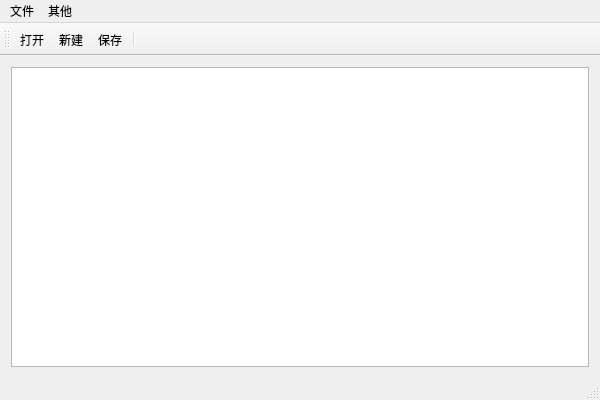
<?xml version="1.0" encoding="UTF-8"?>
<ui version="4.0">
 <class>Test10_2AClass</class>
 <widget class="QMainWindow" name="Test10_2AClass">
  <property name="geometry">
   <rect>
    <x>0</x>
    <y>0</y>
    <width>600</width>
    <height>400</height>
   </rect>
  </property>
  <property name="windowTitle">
   <string>Test10_2A</string>
  </property>
  <widget class="QWidget" name="centralWidget">
   <layout class="QVBoxLayout" name="verticalLayout">
    <item>
     <widget class="QTextEdit" name="mTextEdit"/>
    </item>
   </layout>
  </widget>
  <widget class="QMenuBar" name="menuBar">
   <property name="geometry">
    <rect>
     <x>0</x>
     <y>0</y>
     <width>600</width>
     <height>23</height>
    </rect>
   </property>
   <widget class="QMenu" name="menu">
    <property name="title">
     <string>文件</string>
    </property>
    <widget class="QMenu" name="menu_2">
     <property name="title">
      <string>其他</string>
     </property>
     <addaction name="actionSetting"/>
     <addaction name="actionHelp"/>
    </widget>
    <addaction name="actionOpen"/>
    <addaction name="actionNew"/>
    <addaction name="actionSave"/>
    <addaction name="separator"/>
    <addaction name="menu_2"/>
   </widget>
   <widget class="QMenu" name="menu_3">
    <property name="title">
     <string>其他</string>
    </property>
    <addaction name="actionSetting"/>
    <addaction name="actionHelp"/>
   </widget>
   <addaction name="menu"/>
   <addaction name="menu_3"/>
  </widget>
  <widget class="QToolBar" name="mainToolBar">
   <attribute name="toolBarArea">
    <enum>TopToolBarArea</enum>
   </attribute>
   <attribute name="toolBarBreak">
    <bool>false</bool>
   </attribute>
   <addaction name="actionOpen"/>
   <addaction name="actionNew"/>
   <addaction name="actionSave"/>
   <addaction name="separator"/>
  </widget>
  <widget class="QStatusBar" name="statusBar"/>
  <action name="actionOpen">
   <property name="icon">
    <iconset resource="Test10_2A.qrc">
     <normaloff>:/Test10_2A/Resources/open.png</normaloff>:/Test10_2A/Resources/open.png</iconset>
   </property>
   <property name="text">
    <string>打开</string>
   </property>
  </action>
  <action name="actionNew">
   <property name="icon">
    <iconset resource="Test10_2A.qrc">
     <normaloff>:/Test10_2A/Resources/new.png</normaloff>:/Test10_2A/Resources/new.png</iconset>
   </property>
   <property name="text">
    <string>新建</string>
   </property>
  </action>
  <action name="actionSave">
   <property name="icon">
    <iconset resource="Test10_2A.qrc">
     <normaloff>:/Test10_2A/Resources/save.png</normaloff>:/Test10_2A/Resources/save.png</iconset>
   </property>
   <property name="text">
    <string>保存</string>
   </property>
  </action>
  <action name="actionSetting">
   <property name="icon">
    <iconset resource="Test10_2A.qrc">
     <normaloff>:/Test10_2A/Resources/setting.png</normaloff>:/Test10_2A/Resources/setting.png</iconset>
   </property>
   <property name="text">
    <string>设置</string>
   </property>
  </action>
  <action name="actionHelp">
   <property name="icon">
    <iconset resource="Test10_2A.qrc">
     <normaloff>:/Test10_2A/Resources/help.png</normaloff>:/Test10_2A/Resources/help.png</iconset>
   </property>
   <property name="text">
    <string>帮助</string>
   </property>
  </action>
 </widget>
 <layoutdefault spacing="6" margin="11"/>
 <resources>
  <include location="Test10_2A.qrc"/>
 </resources>
 <connections/>
</ui>
